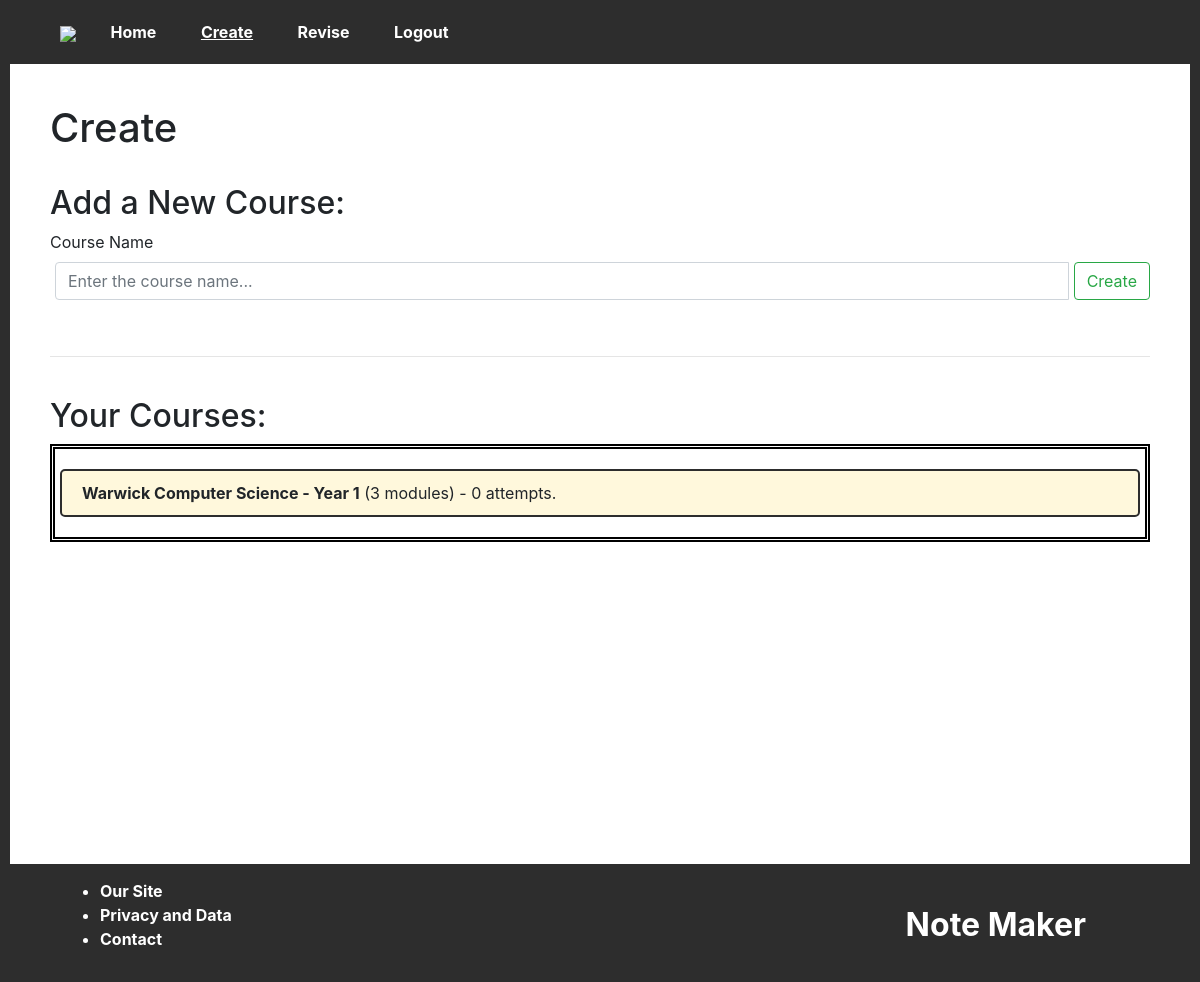
/create/ (signed in), run on an earlier commit of the app's database.
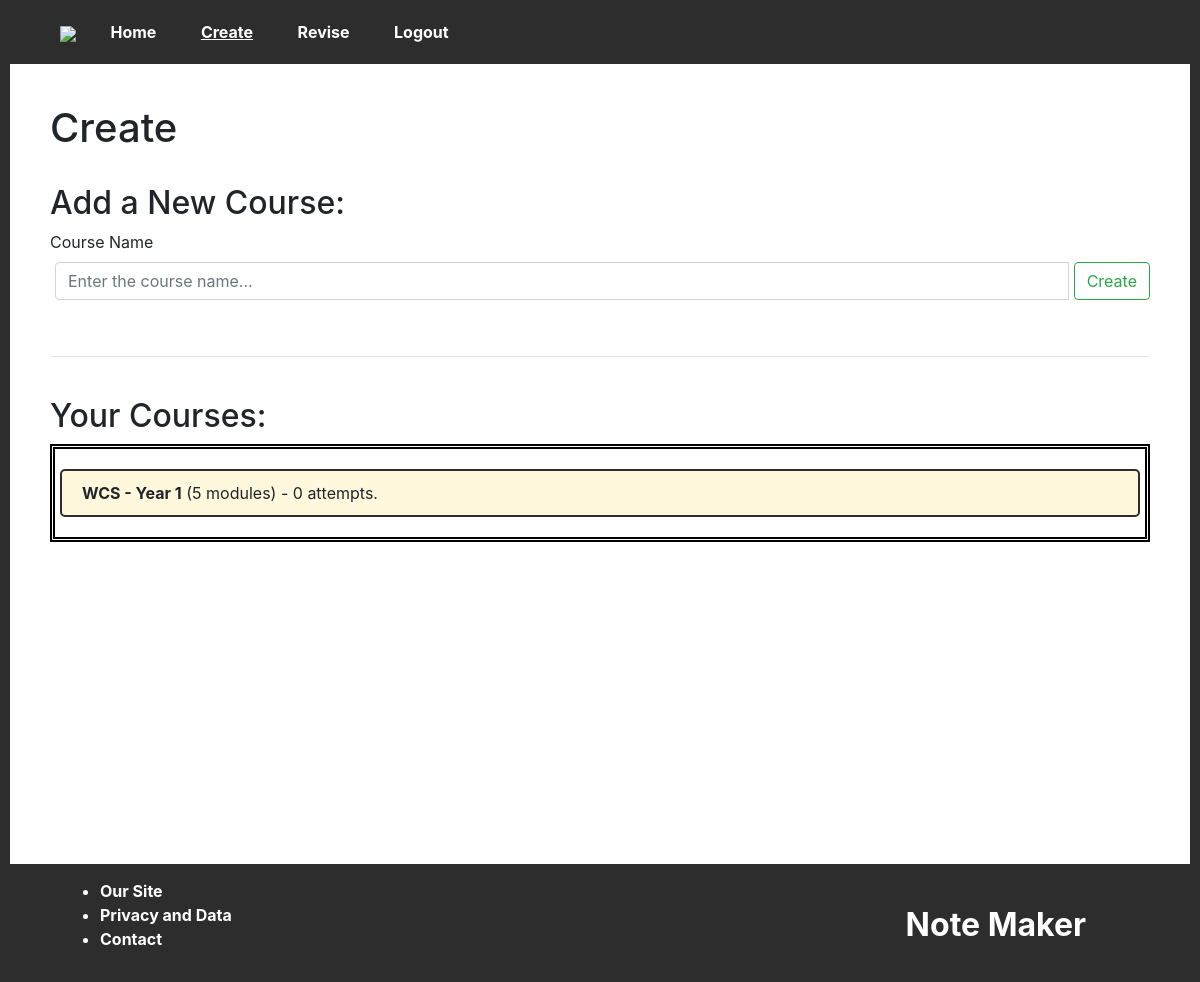
And on a later commit of the database.
### website/models.py (models this page shows)
class Course(db.Model): # Example: Warwick Computer Science
    id = db.Column(db.Integer, primary_key=True)
    name = db.Column(db.String(512))
    user = db.Column(db.Integer, db.ForeignKey("user.id"))
    def getModules(self):
        return sorted(Module.query.filter_by(course=self.id).all(), key=lambda i: i.name)
    def getAttempts(self):
        return 0 # WIP

### website/create/create.py (the view, shortened to what this page needs)
@create.route("/", methods=["GET", "POST"])
@login_required
def index():
    return render_template("create.html", user=current_user)

### app.py (called while the page is built)
@app.context_processor
def current_nav():
    return get_current_nav()

### website/__init__.py (called while the page is built)
def get_current_nav():
    navs = ["create", "revise", "login", "signup"] # Otherwise: home.
    current = "home"
    for nav in navs:
        if nav in request.path:
            current = nav
    return dict(current_nav = current)

### website/models.py (called while the page is built)
    def getCourses(self):
        return Course.query.filter_by(user=self.id).all()

### website/create/templates/create.html (shortened to what this page needs)
{% extends "base.html" %}
{% block content %}
    <link rel="stylesheet" href="{{ url_for('create.static', filename='create.css') }}">
    <h1>Create</h1><br>
    <h2>Add a New Course:</h2>
    <form method="POST">
        <div class="form-group">
            <label for="name">Course Name</label>
            <div class="input-group">
                <input type="text" name="name" id="name" class="form-control" placeholder="Enter the course name..." required autofocus>
                <input type="submit" value="Create" class="btn btn-outline-success">
            </div>
        </div>
    </form>
    <br><hr><br>
    <h2>Your Courses:</h2>
    <div class="course_list">
        {% for course in user.getCourses() %}
            <div>
                <b><a href="/create/{{course.id}}" style="color: inherit">{{ course.name }}</a></b> ({{ course.getModules() | length }} modules) - {{ course.getAttempts() }} attempts.
            </div>
        {% else %}
            <p>No courses yet!</p>
        {% endfor %}
    </div>
{% endblock %}

### website/home/templates/base.html (shortened to what this page needs)
<!DOCTYPE html>
<html lang="en">
    <head>
        <link rel="stylesheet" href="{{ url_for('home.static', filename='css/base.css') }}">
        <link rel="stylesheet" href="{{ url_for('home.static', filename='css/navbar.css') }}">
        <link rel="stylesheet" href="{{ url_for('home.static', filename='css/footer.css') }}">
        <link rel="stylesheet" href="{{ url_for('create.static', filename='create.css') }}">
        <link rel="stylesheet" href="{{ url_for('revise.static', filename='revise.css') }}">
        <link
            rel="stylesheet"
            href="https://stackpath.bootstrapcdn.com/bootstrap/4.4.1/css/bootstrap.min.css"
        />
    </head>
    <body>
        {% include "navbar.html" %}
        <div class="page">
            {% block content %} {% endblock %}
            <br><br>
        </div>
        {% include "footer.html" %}
    </body>
</html>

### website/home/templates/navbar.html
<div class="nbar">
    <ul class="nav_links">
        <li><img src="{{ url_for('home.static', filename='icon.png') }}"></li>
        <li><a href="/" {% if current_nav == "home" %} style="text-decoration: underline;" {% endif %}>Home</a></li>
        {% if user.is_authenticated %}
            <li><a href="/create/" {% if current_nav == "create" %} style="text-decoration: underline;" {% endif %}>Create</a></li>
            <li><a href="/revise/" {% if current_nav == "revise" %} style="text-decoration: underline;" {% endif %}>Revise</a></li>
            <li><a href="/auth/logout">Logout</a></li>
        {% else %}
            <li><a href="/auth/login" {% if current_nav == "login" %} style="text-decoration: underline;" {% endif %}>Login</a></li>
            <li><a href="/auth/signup" {% if current_nav == "signup" %} style="text-decoration: underline;" {% endif %}>Signup</a></li>
        {% endif %}
    </ul>
</div>

### website/home/templates/footer.html
<div class="footer">
    <ul class="footer_links">
        <li><a href="/">Our Site</a></li>
        <li><a href="/privacy">Privacy and Data</a></li>
        <li><a href="/contact">Contact</a></li>
    </ul>
    <span class="footer_logo">Note Maker</span>
</div>

### website/home/home_static/css/base.css (style rules this page uses)
.page { padding: 40px; border-left: 10px solid rgb(45, 45, 45); border-right: 10px solid rgb(45, 45, 45); background-color: white; padding-bottom: 0px; min-height: 100vh; }
.input-group * { margin-left: 5px; }

### website/home/home_static/css/navbar.css (style rules this page uses)
.nbar { background-color: rgb(45, 45, 45); padding: 10px; }
.nbar ul { list-style-type: none; margin: 10px; }
.nbar li { display: inline; }
.nav_links a { padding: 20px; background-color: rgb(45, 45, 45); color: white; text-decoration: none; font-weight: bold; margin-top: 10px; }
.nbar img { height: 0px; height: 24px; padding-right: 10px; }

### website/home/home_static/css/footer.css (style rules this page uses)
.footer { width: 100%; padding: 15px 5vw; background-color: rgb(45, 45, 45); color: white; font-weight: bold; overflow: hidden; }
.footer li a { text-decoration: none; color: inherit; }
.footer_links { float: left; }
.footer_logo { float: right; text-align: right; font-size: xx-large; padding-right: 5%; padding-top: 2%; }

### website/create/static/create.css (style rules this page uses)
.course_list { border: 5px double black; padding: 5px; }
.course_list div { border: 2px rgb(45, 45, 45) solid; border-radius: 5px; padding: 10px 20px; background-color: cornsilk; margin: 15px 0px; }

What changed in the data, as far as the page shows it:
changed Course: name "Warwick Computer Science - Year 1" → "WCS - Year 1"; getModules|length "3" → "5"
